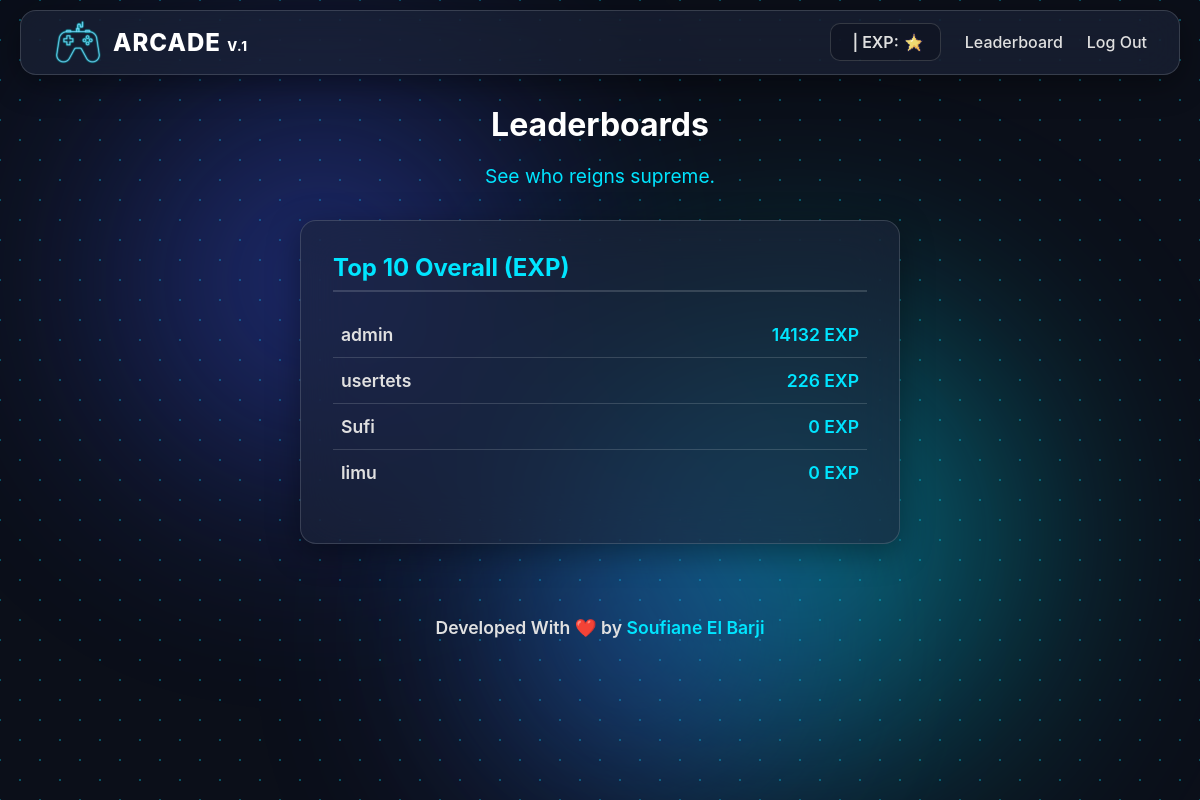
The page /leaderboard (signed in) on the database as committed earlier.
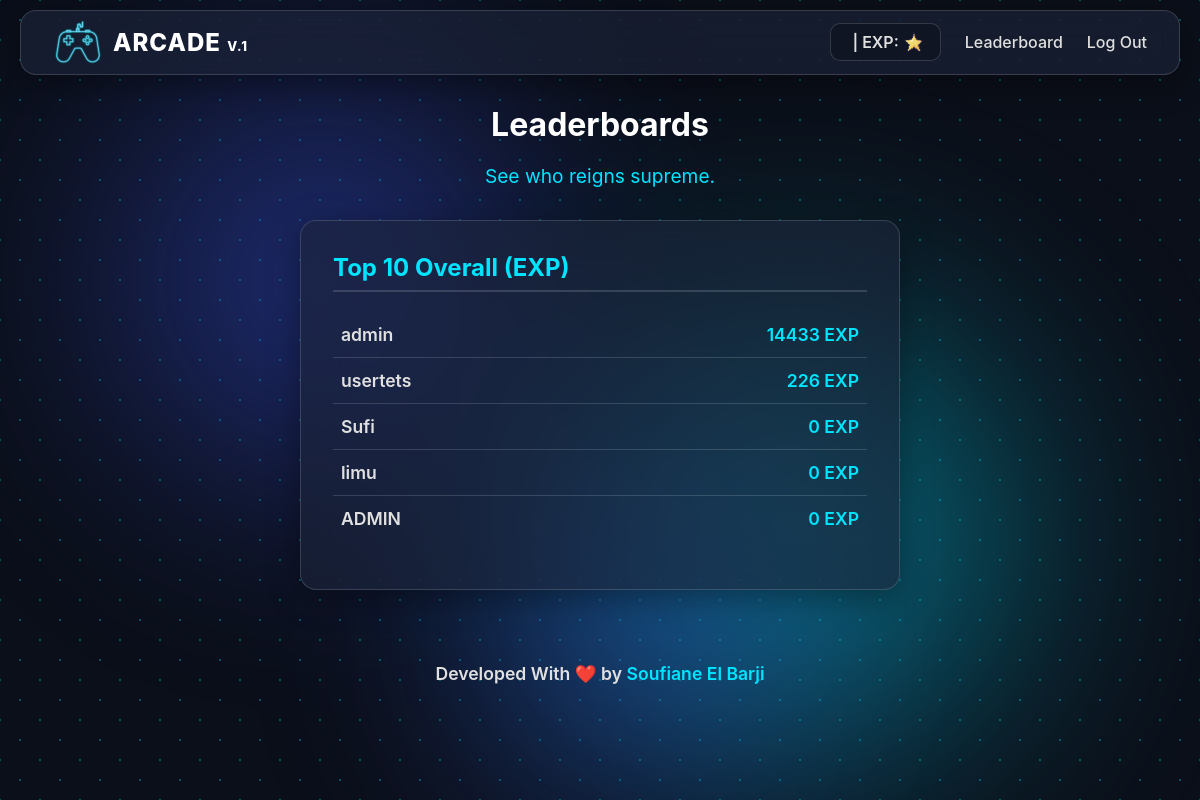
The same page on the database as committed later.
### tables this page shows
CREATE TABLE users (
    id INTEGER PRIMARY KEY AUTOINCREMENT NOT NULL,
    username TEXT NOT NULL UNIQUE,
    hash TEXT NOT NULL,
    total_exp INTEGER NOT NULL DEFAULT 0
, access_count INTEGER DEFAULT 0);

### app.py (the view)
@app.route("/leaderboard")
@login_required
def leaderboard():
    top_users = db.execute("SELECT username, total_exp FROM users ORDER BY total_exp DESC LIMIT 10")
    return render_template("leaderboard.html", top_users=top_users)

### app.py (called while the page is built)
@app.after_request
def after_request(response):
    response.headers["Cache-Control"] = "no-cache, no-store, must-revalidate"
    response.headers["Expires"] = 0
    response.headers["Pragma"] = "no-cache"
    return response

### helpers.py (called while the page is built)
def login_required(f):
    @wraps(f)
    def decorated_function(*args, **kwargs):
        if session.get("user_id") is None:
            return redirect("/login")
        return f(*args, **kwargs)
    return decorated_function

### templates/leaderboard.html
{% extends "layout.html" %}
{% block main %}
<div class="header">
    <h1>Leaderboards</h1>
    <p>See who reigns supreme.</p>
</div>
<div class="leaderboard-container">
    <div class="leaderboard-card glass-effect">
        <h2>Top 10 Overall (EXP)</h2>
        <ol>
            {% for user in top_users %}
                <li>
                    <span class="username">{{ user.username }}</span>
                    <span class="score">{{ user.total_exp }} EXP</span>
                </li>
            {% else %}
                <li>No players yet!</li>
            {% endfor %}
        </ol>
    </div>
</div>
{% endblock %}

Rows that differ between the two databases and show on the page:
changed users "admin": total_exp "14132" → "14433"
added users: username "ADMIN", total_exp "0"
